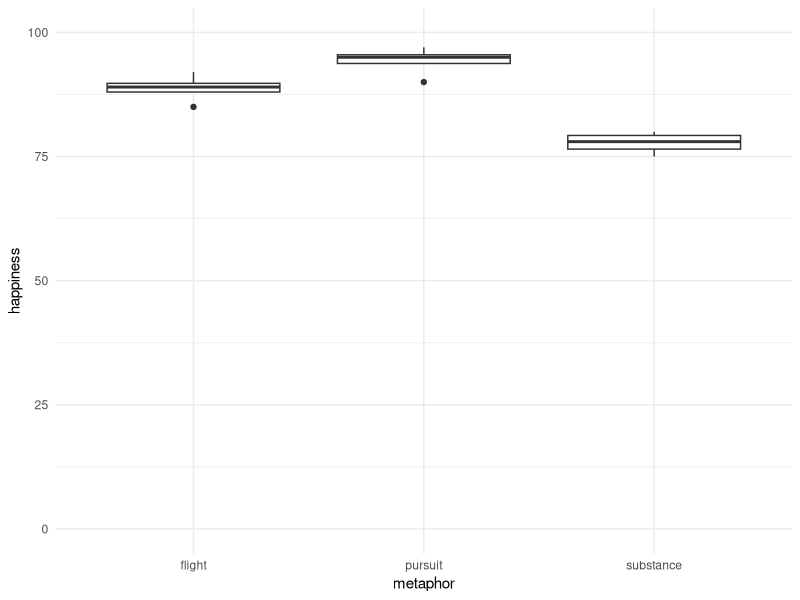
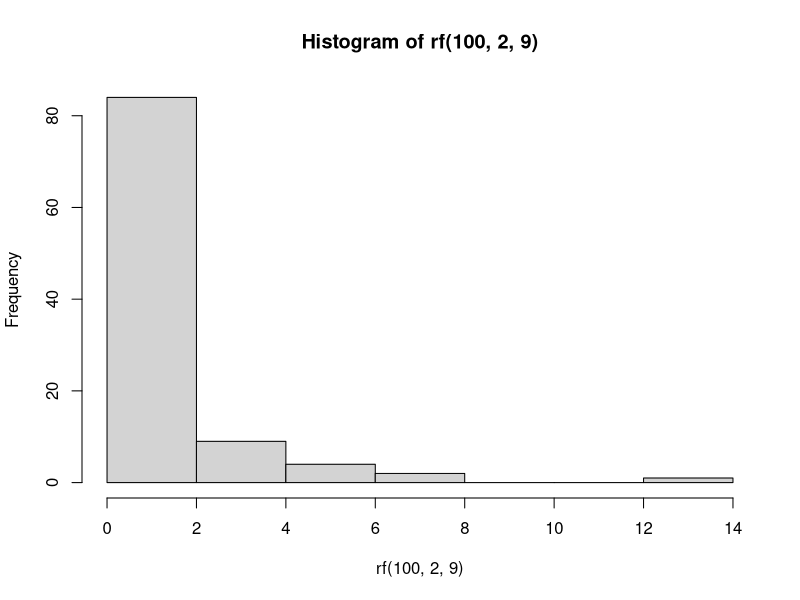
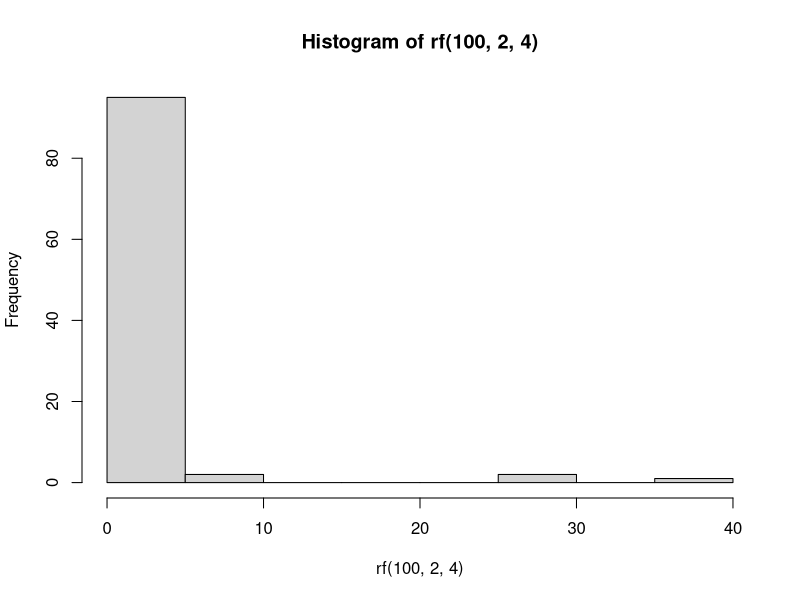

Here is the R script that generated these plots, in order:
## ---- chunk 1
knitr::opts_chunk$set(echo = TRUE)
## ---- chunk 2
library(tidyverse)
library(reshape)
## ---- chunk 3
df_metaphor = data.frame(
  pursuit = c(95, 90, 97, 95),
  flight = c(85, 89, 92, 89),
  substance = c(75, 77, 79, 80)
) %>%
  gather(key = "metaphor", value = "happiness")
## ---- chunk 4
df_sum = df_metaphor %>%
  group_by(metaphor) %>%
  summarise(mean_happiness = mean(happiness),
            total_happiness = sum(happiness))

df_sum
## ---- chunk 5
df_metaphor %>%
  ggplot(aes(x = metaphor,
             y = happiness)) +
  geom_boxplot() +
  scale_y_continuous(limits = c(0, 100)) +
  theme_minimal()
## ---- chunk 6
total_ss = sum((df_metaphor$happiness - mean(df_metaphor$happiness))**2)
total_ss
## ---- chunk 7
between_ss = 4 * sum((df_sum$mean_happiness - mean(df_metaphor$happiness))**2)
## ---- chunk 8
within_ss = total_ss - between_ss
## ---- chunk 9
df_between = 3 - 1
df_between
## ---- chunk 10
df_within = 12 - 3
df_within
## ---- chunk 11
ms_between = between_ss / df_between
ms_within = within_ss / df_within
## ---- chunk 12
f_value = ms_between / ms_within
f_value
## ---- chunk 13
hist(rf(100, 2, 9))
## ---- chunk 14
hist(rf(100, 2, 4))
## ---- chunk 15
model = aov(data = df_metaphor,
            happiness ~ metaphor)
## ---- chunk 16
summary(model)
